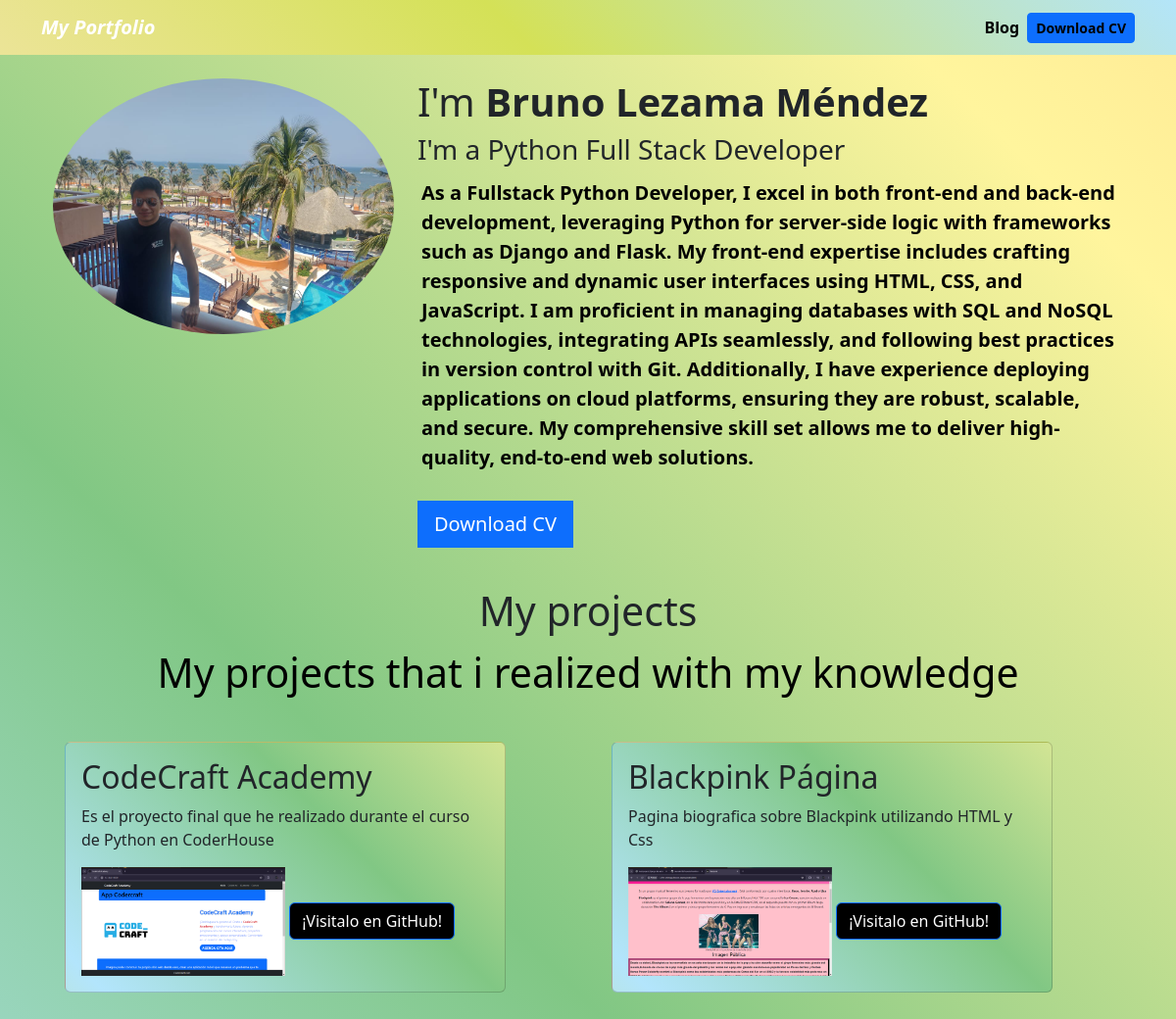
The app's page /, older data.
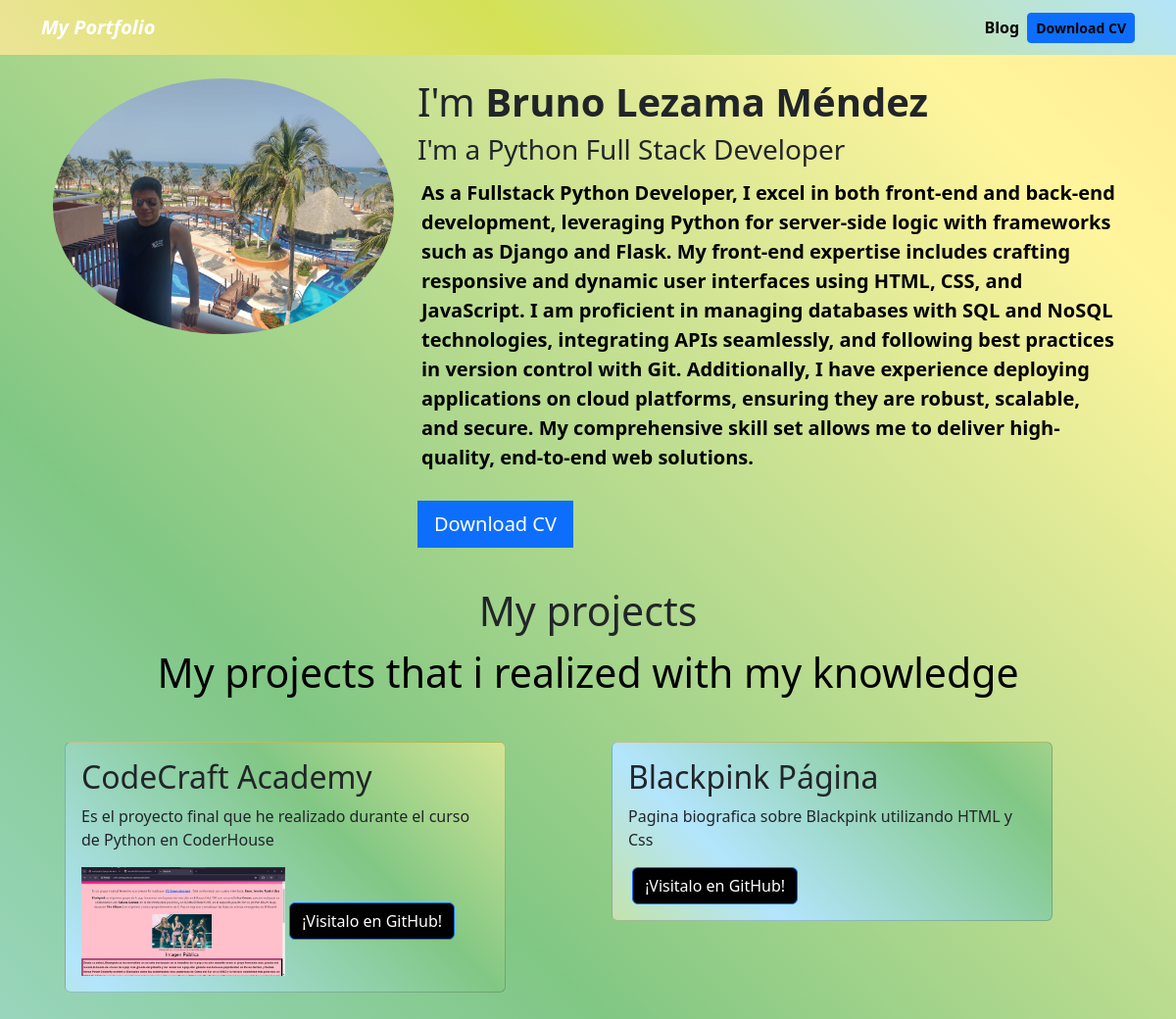
The same page, newer data.
### portafolio/models.py (models this page shows)
class Project(models.Model):
    titulo = models.CharField(max_length=100,)
    descripcion = models.CharField(max_length=250)
    image = models.ImageField(upload_to='portafolio/images/')
    url = models.URLField(blank=True)

### portafolio/views.py (the view)
# urls.py: 2. Add a URL to urlpatterns:  path('', views.home, name='home')
def home(request):
    projects = Project.objects.all()
    return render(request,"home.html",{"projects":projects})

### portafolio/templates/home.html
{% extends 'layout.html' %}
{% block content %}
{% load static %}
    <header class="row">
        <div class="col-md-4">
        <img src="{% static 'portfolio/yo_enlaplaya.jpg' %}" class="img-fluid rounded-circle">
        </div>
        <div class="col-md-8">
            <h1 class="text-dark">I'm<strong> Bruno Lezama Méndez</strong></h1>
            <h3 class="text-dark">I'm a Python Full Stack Developer </h3>
            <p class="descripcion">As a Fullstack Python Developer, I excel in both front-end and back-end development, leveraging Python for server-side logic with frameworks such as Django and Flask. My front-end expertise includes crafting responsive and dynamic user interfaces using HTML, CSS, and JavaScript. I am proficient in managing databases with SQL and NoSQL technologies, integrating APIs seamlessly, and following best practices in version control with Git. Additionally, I have experience deploying applications on cloud platforms, ensuring they are robust, scalable, and secure. My comprehensive skill set allows me to deliver high-quality, end-to-end web solutions.</p>
            <a href="{% static 'portfolio/Bruno_LezamaMéndez_CV.pdf' %}" class="btn btn-primary btn-lg rounded-0 my-3">Download CV</a>
        </div>
    </header>
    <div class="row my-4 textcenter">
        <h3 class="text-dark titulo">My projects</h3>
        <p class="projects">My projects that i realized with my knowledge</p>
        {% for project in projects  %}
       <div class="col p-4">
        <div class="card cardhome">
            <div class="card-body">
                <h2 class="text-dark">{{project.titulo}}</h2>
                <p class="text-dark">{{project.descripcion}}</p>
                <img src="{{project.image.url}}" alt="{{project.title}}" class="img-fluid w-50">
                {% if project.url %}
                <a href="{{project.url}}" class="text-decoration-none btn btn-primary bg-black">¡Visitalo en GitHub!</a>
                {% endif %}
            </div>
        </div>
       </div>
        {% endfor %}
    {% endblock content %}

Row changes from the older to the newer data that the page shows:
changed Project "CodeCraft Academy": image: a different picture
changed Project "Blackpink Página": image: picture removed
